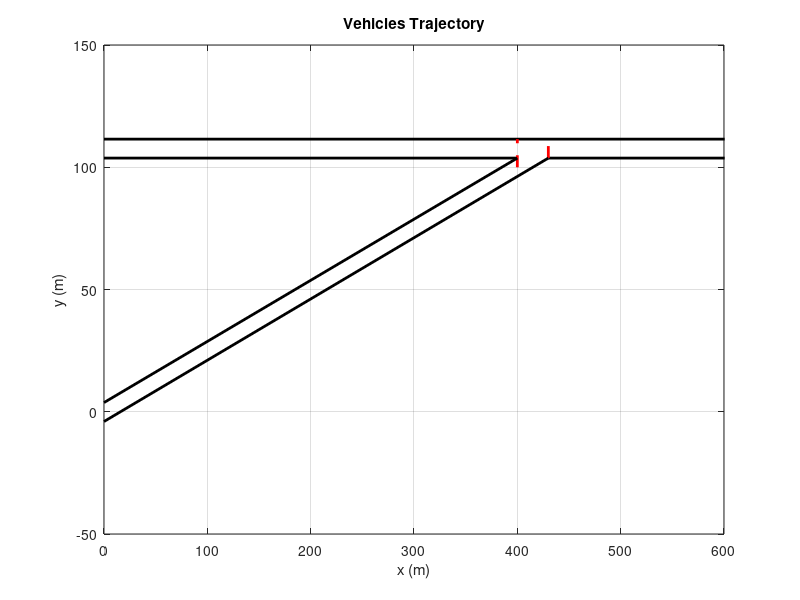

MATLAB code to generate this figure: (Note: this script raises an error after producing the figure.)
% mixed traffic scenario
% 2 CAVs and one MDV on each road
% need to add rear end collision constraint for manual vehicles
% CAVs should sense rear end collision with MDV
 %%
clear; 
clear all
close all; 
clc
% vmax_2, vmax_mr and vmax_sr, are to be used only in the case we want to
% set different thresholds for the final speed which can be used
% according to the traffic level. For now, we only allow the
% vehicles reaching the end of the control zone at v=vavg
dt=1;
vmax_2 = 13.4112; % [m/s] ==> 30 MPH
vmax_mr = 13.4112; % [m/s] ==> 30 MPH
vmax_sr = 13.4112;   
vavg_mr = 13.4112; % [m/s] ==> 30 MPH
vavg_sr = 13.4112; % 30 MPH

vmin_mr = 0; % [m/s] 
vmin_sr = 0;
vmax = 30; 

uavg = 0.3; 
cz_length = 400; % Length of the control zone [m]
iz_length = 30; % Length of the merging zone [m], or desired intervehicular distance at the end of the control zone
t_sim = 80; % Simulation time [s]
yo_mr = 107.625; % initial position on y
numel = t_sim/dt;

%% Define initial position for the vehicles on each road

%  intevehicular distance

R1_xo = {[-125 -130],[3,4]}; % 3= CAV, 4= MANUAL
R2_xo = {[ -125 -150],[3,4]};
road_1 = 'r1';
road_2 = 'r2';
s1 = struct(road_1,R1_xo);
s2 = struct(road_2,R2_xo);


% vehicles on main road
% Identify main road as 1
R1_ini(1,:)= ones(1,length(s1(1).r1));
% xo: Initial position on x
R1_ini(2,:)= s1(1).r1; % x position 
% yo: Initial position on y
R1_ini(3,:)= 107.625; 
% xf: Initial position
R1_ini(4,:)= ones(1,length(R1_xo))*cz_length;
%vo: Initial speed
R1_ini(5,:)= ones(1,length(R1_xo))*vavg_mr; % CHANGE
% vf: final speed
R1_ini(6,:)= ones(1,length(R1_xo))*vmax_mr; % CHANGE
% t2iz: Time to intersection zone at constant speed = vavg
R1_ini(7,:)= (cz_length-s1(1).r1)./R1_ini(5,:); % CHANGES
R1_ini(8,:)=s1(2).r1;


% vehicles on secondary road
R2_ini(1,:)= ones(1,length(s2(1).r2)).*2; 
% xo: Initial position on x
R2_ini(2,:)= s2(1).r2; 
% yo: Initial position on y
R2_ini(3,:)= s2(1).r2*0.25; 
% xf: final position

% Identify secundary road as 2
R2_ini(4,:)= ones(1,length(R2_xo))*(cz_length); 
% vo: Initial speed
R2_ini(5,:)= ones(1,length(R2_xo))*vavg_sr; 
% vf: final speed
R2_ini(6,:)= ones(1,length(R2_xo))*vmax_sr; 
% tf: time to reach intersection
R2_ini(7,:)= (cz_length-s2(1).r2)./R2_ini(5,:); 
R2_ini(8,:)=s2(2).r2;
% Reorganize vehicles in hierarchy according to time to reach control zone


% Concatenate matrices
R12_ini = horzcat(R1_ini, R2_ini); % Concatenate the two matrices 
R12_ini_h = sortrows(R12_ini',7)';

%               MANUAL VEHICLE - Secondary Road                 
%========================================================================
a_model=-0.05; %acceleration for manualy driven vehicle(MDV) on secondary road
% for loop to calculate MDV model values for more than one vehicle
dt=1;
%s(1,:)=R2_xo; %distance travelled
%j=1;
for i = 1:length(R12_ini_h(2,:))
    if R12_ini_h(8,i)==4 % manual vehicle
        s(i)=R12_ini_h(2,i)
        %j=j+1;
    end
end

for i=1:length(s)
    vf_model(i) = 12 + (14-12).*rand(1) % pre-defining v-final for MDV
    %vf_model(i) = 12.6808
    v1_model(i) = sqrt((vf_model(i))^2+2*a_model*s(i)); %initial velocity    
    v100_sr(i)=sqrt((v1_model(i)^2)+(2*a_model*100));  % velocity at RSU2  
    v400_sr(i)=sqrt((v1_model(i)^2)+(2*a_model*400)); % velocity while entering merging
    v430_sr(i)=sqrt((v1_model(i)^2)+(2*a_model*430)); % vel while leaving merging
    tm_sr(i)=(v400_sr(i)-v100_sr(i))/a_model;  % time while entering merging
    tme_sr(i)=(v430_sr(i)-v100_sr(i))/a_model; % time while exit merging
    t_headway(i)=tme_sr(i)-tm_sr(i) 
    v1(1,i)=v1_model(i);
end  
v2_RSU2= v100_sr;
cz_sr=400;     
cz_mr=400;
a_CAV = 0;

%% Initial conditions for each vehicle

% Vehicles on main road

% xf: Initial position
R1_ini(4,:)= ones(1,length(R1_xo))*cz_length;
%vo: Initial speed
R1_ini(5,:)= ones(1,length(R1_xo))*vavg_mr; % CHANGE
% vf: final speed
R1_ini(6,:)= ones(1,length(R1_xo))*vmax_mr; % CHANGE
% t2iz: Time to intersection zone at constant speed = vavg
R1_ini(7,:)= (cz_length-s1(1).r1)./R1_ini(5,:); % CHANGES
R1_ini(8,:)=s1(2).r1;
% Vehicles on secundary road

% Identify secundary road as 2
R2_ini(4,:)= ones(1,length(R2_xo))*(cz_length); 
% vo: Initial speed
R2_ini(5,:)= ones(1,length(R2_xo))*vavg_sr; 
% vf: final speed
R2_ini(6,:)= ones(1,length(R2_xo))*vmax_sr; 
% tf: time to reach intersection
R2_ini(7,:)= (cz_length-s2(1).r2)./R2_ini(5,:); 
R2_ini(8,:)=s2(2).r2;
% Reorganize vehicles in hierarchy according to time to reach control zone

% Concatenate matrices
R12_ini = horzcat(R1_ini, R2_ini); % Concatenate the two matrices 
R12_ini_h = sortrows(R12_ini',7)'; % Ordering by time to reach intersection zone
% R12_ini_h = sortrows(R12_ini',[2],{'descend'})';


for i3=1:length(R12_ini_h(7,:))
    if i3==1
        % Since tf=time to reach intersection zone, the time to leave
        % intersection for the first vehicle is the time it takes to cross 
        % the control zone at constant speed=vavg plus the time it takes 
        % to cross the intersection zone at constant speed = vmax
        R12_ini_h(9,i3) = R12_ini_h(4,i3)./R12_ini_h(5,i3) +(iz_length)./R12_ini_h(6,i3);
    else
        % For the rest of the vehicles it is the time to leave the
        % intersection of the previous vehicle, plus the time it takes to
        % cross the intersection zone at constant speed vmax
        R12_ini_h(9,i3) = R12_ini_h(9,i3-1)+(iz_length)./R12_ini_h(6,i3);
    end
end


%% Define initial conditions

xo=R12_ini_h(2,:); % This is still the initial position to start before the control zone
yo=R12_ini_h(3,:);
xf=R12_ini_h(4,:);
vo=R12_ini_h(5,:);
vf=R12_ini_h(6,:);
to=0.*R12_ini_h(2,:);
tf=R12_ini_h(8,:);
t2exit=R12_ini_h(8,:);
t=zeros(1,length(tf));
% State and control values for t=0
x=xo;
y=yo;
v=vo;
u=0*v;

vf_gaussian=normrnd(v1_model(1,1),1)
a_predict=(vf_gaussian^2-v1_model(1,1)^2)/(2*400); %500 is distance
v2_predict=sqrt(v1_model(1,1).^2+2*a_predict*(100)) % vel at RSU2 predicted using acclf from gaussain
tm_predict=2*(400)/(vf_gaussian+v1_model(1,1))   

vf_newpredict= 12.5; % predict one value between 12 to 14
error=v2_predict-v2_RSU2


% Loop for the simulation time
for i1=2:numel
    
    % Loop for each vehicle
    for i2=1:length(R12_ini_h(1,:))
        if R12_ini_h(1,i2)==1 % if main road
            if R12_ini_h(2,i2)== 3 % if CAV
            % Update variables before control zone 
                if x(i1-1,i2)<0

                % Update initial conditions:
                xo(i1,i2) = x(i1-1,i2); % We want xo to be constant until reaching the control zone
                xf(i1,i2) = xf(i1-1,i2); % We want xf to be constant always
                vo(i1,i2) = v(i1-1,i2); % We want vo to be constant until reaching the control zone
                vf(i1,i2) = vf(i1-1,i2); % We want vf to be constant always
                to(i1,i2) = i1-1; % We want to update to at each instant of time
                tf(i1,i2) = tm_predict; % We want tf to keep constant until we enter the control zone

                t(i1,i2)=i1*dt;
                x(i1,i2) = x(i1-1,i2)+ vo(i1,i2)*dt; 
                v(i1,i2) = vo(i1,i2);
                u(i1,i2) = 0;
                flag(i1,i2) = 0; % this flag is to detect that the minimum speed value has been reached

                if x(i1,i2)>=0
                    xo(i1,i2) = x(i1,i2);
                    to(i1,i2) = t(i1,i2);
                    vo(i1,i2) = v(i1,i2);
                end

            end

            % Update variables and control on the control zone
            if x(i1-1,i2)>=0 && x(i1-1,i2)<=400

                % Calculate control for first vehicle:
                if i2==1

                    % Update the initial conditions:
                    xo(i1,i2) = x(i1-1,i2);
                    xf(i1,i2) = xf(i1-1,i2);
                    vo(i1,i2) = v(i1-1,i2);

                    vf(i1,i2) = vf(i1-1,i2);
                    to(i1,i2) = t(i1-1,i2);
                    tf(i1,i2) = tf(i1-1,i2);

                    if tf(i1,i2)-to(i1,i2)<= 2*dt
                        a(i1,i2) = a(i1-1,i2);
                        b(i1,i2) = b(i1-1,i2);
                        c(i1,i2) = c(i1-1,i2);
                        d(i1,i2) = d(i1-1,i2);
                    else
                        [a(i1,i2),b(i1,i2),c(i1,i2),d(i1,i2)]=RTControl(to(i1,i2),tf(i1,i2),xo(i1,i2),xf(i1,i2),vo(i1,i2),vf(i1,i2));
                    end


                    % Update states and control
                    t(i1,i2)=i1*dt;
                    x(i1,i2) = a(i1,i2)*t(i1,i2)^3/6 + b(i1,i2)*t(i1,i2)^2/2 + c(i1,i2)*t(i1,i2) + d(i1,i2);
                    v(i1,i2) = a(i1,i2)*t(i1,i2)^2/2 + b(i1,i2)*t(i1,i2) + c(i1,i2);
                    u(i1,i2) = a(i1,i2)*t(i1,i2) + b(i1,i2);

                    % if the vehicle hit the lower bound on speed, don't apply 
                    % control. Update states and initial conditions:
                    if v(i1,i2)<vmin_mr

                        % Update states and control
                        x(i1,i2) = x(i1-1,i2)+ v(i1-1,i2)*dt;
                        v(i1,i2) = v(i1-1,i2);
                        u(i1,i2) = 0;
                        flag(i1,i2) = 1;

                        % Update initial conditions
                        xo(i1,i2) = x(i1-1,i2);
                        xf(i1,i2) = xf(i1-1,i2);
                        vo(i1,i2) = v(i1-1,i2);
                        vf(i1,i2) = vf(i1-1,i2);
                        to(i1,i2) = t(i1-1,i2);
                        tf(i1,i2) = tf(i1-1,i2)-0.02;                  
                    end


                else % for the rest of the vehicles

                    % Update the initial conditions
                    xo(i1,i2) = x(i1-1,i2);
                    xf(i1,i2) = xf(i1-1,i2);
                    vo(i1,i2) = v(i1-1,i2);
                    vf(i1,i2) = vf(i1-1,i2);
                    to(i1,i2) = t(i1-1,i2);
                    tf(i1,i2) = tf(i1,i2-1) + iz_length/vf(i1,i2-1);

                    % Calculate constants. If to is too close to tf, control
                    % signal will go to infinity, so, the control should be
                    % stopped if the difference between the two is less than 3 seconds
                    if tf(i1,i2)-to(i1,i2)<= 2
                        a(i1,i2) = a(i1-1,i2);
                        b(i1,i2) = b(i1-1,i2);
                        c(i1,i2) = c(i1-1,i2);
                        d(i1,i2) = d(i1-1,i2);
                    else
                        [a(i1,i2),b(i1,i2),c(i1,i2),d(i1,i2)]=RTControl(to(i1,i2),tf(i1,i2),xo(i1,i2),xf(i1,i2),vo(i1,i2),vf(i1,i2));
                    end
                    % Update states and control
                    t(i1,i2)=i1*dt;
                    x(i1,i2) = a(i1,i2)*t(i1,i2)^3/6 + b(i1,i2)*t(i1,i2)^2/2 + c(i1,i2)*t(i1,i2) + d(i1,i2);
                    v(i1,i2) = a(i1,i2)*t(i1,i2)^2/2 + b(i1,i2)*t(i1,i2) + c(i1,i2);
                    u(i1,i2) = a(i1,i2)*t(i1,i2) + b(i1,i2);

                    if tf(i1,i2)-to(i1,i2)<= 2 && (v(i1,i2)> vf(1,i2) || v(i1,i2)< vf(1,i2))
                        v(i1,i2) = vf(1,i2);
                        u(i1,i2) = 0;
                        x(i1,i2) = x(i1-1,i2) + vf(1,i2)*dt;
                    end
                    % if the vehicle hit the lower bound on speed, don't apply 
                    % control. Update states and initial conditions
                    if v(i1,i2)<vmin_mr 

                        % Update states and control
                        x(i1,i2) = x(i1-1,i2)+ v(i1-1,i2)*dt; % delta t = 1
                        v(i1,i2) = v(i1-1,i2);
                        u(i1,i2) = 0;
                        flag(i1,i2) = 1;

                        % Update initial conditions
                        xo(i1,i2) = x(i1-1,i2);
                        xf(i1,i2) = xf(i1-1,i2);
                        vo(i1,i2) = v(i1-1,i2);
                        vf(i1,i2) = vf(i1-1,i2);
                        to(i1,i2) = t(i1-1,i2);
                        tf(i1,i2) = tf(i1,i2-1) + iz_length/vf(i1,i2-1)-0.02;                    
                    end

                end

            end

            % Update variables after control zone 
            if x(i1-1,i2)>400

                % Update initial conditions:
                xf(i1,i2) = xf(i1-1,i2); % We want xf to be constant always
                vf(i1,i2) = vf(i1-1,i2); % We want vf to be constant always
                to(i1,i2) = to(i1-1,i2); % We want to=0 always
                tf(i1,i2) = tf(i1-1,i2); % We want tf to keep constant until we enter the control zone

                % Update states
                t(i1,i2)=i1*dt;
                x(i1,i2) = x(i1-1,i2)+ vf(i1,i2)*dt;
                v(i1,i2) = vf(i1,i2);
                u(i1,i2) = 0;
            end

            if x(i1,i2)<430 && R12_ini_h(1,i2)==2
                y(i1,i2)=x(i1,i2)*0.25;
            else
                y(i1,i2)=107.625;
            end
        end
        if R12_ini_h(2,i2)== 4 % if MDV  ------------------------------------
            if x(i1-1,i2)<0            
            % Update initial conditions:
                xo(i1,i2) = x(i1-1,i2); % We want xo to be constant until reaching the control zone
                xf(i1,i2) = xf(i1-1,i2); % We want xf to be constant always
                vo(i1,i2) = v(i1-1,i2); 
                vf(i1,i2) = vf(i1-1,i2); 
                to(i1,i2) = i1-1; % We want to update to at each instant of time
                tf(i1,i2) = tf(i1-1,i2); % We want tf to keep constant until we enter the control zone

                t(i1,i2)=i1*dt;
                x(i1,i2) = x(i1-1,i2)+ vo(i1,i2)*dt; 
                v(i1,i2) = vo(i1,i2);
                u(i1,i2) =-0.05;
                flag(i1,i2) = 0; % this flag is to detect that the minimum speed value has been reached
                % rear end collision constraint ---------------
                Ssafe = 10;
                if(i2~=1)
                    if x(i1,i2)-x(i1,i2-1)<Ssafe 
                        v(i1,i2)=v(i1,i2-1)-2;
                    end
                end
                    
                if x(i1,i2)>=0
                    xo(i1,i2) = x(i1,i2);
                    to(i1,i2) = t(i1,i2);
                    vo(i1,i2) = v(i1,i2);
                end

            end

            % Update variables and control on the control zone
            if x(i1-1,i2)>=0 && x(i1-1,i2)<=430

                % Calculate control for first vehicle:
                if i2==1

                    % Update the initial conditions:
                    xo(i1,i2) = x(i1-1,i2);
                    xf(i1,i2) = xf(i1-1,i2); 
                    vo(i1,i2) = v(i1-1,i2);

                    % vmf(i1,i2) = vmf(i1-1,i2);% CHECK THIS
                    %vmf(i1,i2) = 12.7631; % from distribution
                    vf(i1,i2) = vf_model(1,i2);
                    to(i1,i2) = t(i1-1,i2);
                    tf(i1,i2) = tf(i1-1,i2); 

                    % Update states and control
                    t(i1,i2)=i1*dt;
                    u(i1,i2) = -0.05;
                    v(i1,i2) = sqrt((vf(i1,i2)).^2-(2*u(i1,i2)*(430-xo(i1,i2))));
                    x(i1,i2) = xo(i1,i2)+v(i1,i2)*dt+(0.5*u(i1,i2)*dt^2);

                else % for rest of the vehicles
                    % Update the initial conditions
                    xo(i1,i2) = x(i1-1,i2);
                    xf(i1,i2) = xf(i1-1,i2); 
                    vo(i1,i2) = v(i1-1,i2);

                    vf(i1,i2) = vf_model(1,i2); % from distribution
                    to(i1,i2) = t(i1-1,i2);
                    tf(i1,i2) = tf(i1,i2-1)+ iz_length/vf(i1,i2-1);

                    % Calculate constants. If to is too close to tf, control
                    % signal will go to infinity, so, the control should be
                    % stopped if the difference between the two is less than 3 seconds

                    % Update states and control
                    t(i1,i2)=i1*dt;
                    u(i1,i2) = -0.05;
                    v(i1,i2) = sqrt((vf(i1,i2)).^2-(2*u(i1,i2)*(430-xo(i1,i2))));
                    x(i1,i2) = xo(i1,i2)+v(i1,i2)*dt+(0.5*u(i1,i2)*dt^2);    
            % rear end collision constraint ---------------
                    Ssafe = 10;
                    if(i2~=1)
                        if x(i1,i2)-x(i1,i2-1)<Ssafe 
                            v(i1,i2)=v(i1,i2-1)-2;
                        end
                    end
               end

            end
            % Update variables after control zone 
            if x(i1-1,i2)>430
                % Update initial conditions:
                xf(i1,i2) = xf(i1-1,i2); % We want xf to be constant always
                vf(i1,i2) = vf(i1-1,i2); % CHECK THIS GIVE some value
                to(i1,i2) = to(i1-1,i2); % We want to=0 always
                tf(i1,i2) = tf(i1-1,i2); % We want tf to keep constant until we enter the control zone

                % Update states
                t(i1,i2)=i1*dt;
                x(i1,i2) = x(i1-1,i2)+ vf(i1,i2)*dt;
                v(i1,i2) = vf(i1,i2);
                u(i1,i2) = -0.05;
            end
            
          % rear end collision constraint ---------------
                Ssafe =10;
                if(i2~=1)
                    if x(i1,i2)-x(i1,i2-1)<Ssafe 
                        v(i1,i2)=v(i1,i2-1)-2;
                    end
                end
            if x(i1,i2)<430 && R12_ini_h(1,i2)==2
                y(i1,i2)=x(i1,i2)*0.25;
            else
                y(i1,i2)=107.625;
            end       
            
        end % for loop of MDV or CAV
        end % for the if loop of main road
    end
end

% Loop for the simulation time
for i1=2:numel
    
    % Loop for each vehicle
    for i2=1:length(R12_ini_h(1,:))

        if R12_ini_h(1,i2)==2 % if secondary road
            if R12_ini_h(2,i2)== 3 % if CAV
            % Update variables before control zone 
                if x(i1-1,i2)<0

                % Update initial conditions:
                xo(i1,i2) = x(i1-1,i2); % We want xo to be constant until reaching the control zone
                xf(i1,i2) = xf(i1-1,i2); % We want xf to be constant always
                vo(i1,i2) = v(i1-1,i2); % We want vo to be constant until reaching the control zone
                vf(i1,i2) = vf(i1-1,i2); % We want vf to be constant always
                to(i1,i2) = i1-1; % We want to update to at each instant of time
                tf(i1,i2) = tm_predict; % We want tf to keep constant until we enter the control zone

                t(i1,i2)=i1*dt;
                x(i1,i2) = x(i1-1,i2)+ vo(i1,i2)*dt; 
                v(i1,i2) = vo(i1,i2);
                u(i1,i2) = 0;
                flag(i1,i2) = 0; % this flag is to detect that the minimum speed value has been reached

                if x(i1,i2)>=0
                    xo(i1,i2) = x(i1,i2);
                    to(i1,i2) = t(i1,i2);
                    vo(i1,i2) = v(i1,i2);
                end

            end

            % Update variables and control on the control zone
            if x(i1-1,i2)>=0 && x(i1-1,i2)<=400

                % Calculate control for first vehicle:
                if i2==1

                    % Update the initial conditions:
                    xo(i1,i2) = x(i1-1,i2);
                    xf(i1,i2) = xf(i1-1,i2);
                    vo(i1,i2) = v(i1-1,i2);

                    vf(i1,i2) = vf(i1-1,i2);
                    to(i1,i2) = t(i1-1,i2);
                    tf(i1,i2) = tf(i1-1,i2);

                    if tf(i1,i2)-to(i1,i2)<= 2*dt
                        a(i1,i2) = a(i1-1,i2);
                        b(i1,i2) = b(i1-1,i2);
                        c(i1,i2) = c(i1-1,i2);
                        d(i1,i2) = d(i1-1,i2);
                    else
                        [a(i1,i2),b(i1,i2),c(i1,i2),d(i1,i2)]=RTControl(to(i1,i2),tf(i1,i2),xo(i1,i2),xf(i1,i2),vo(i1,i2),vf(i1,i2));
                    end


                    % Update states and control
                    t(i1,i2)=i1*dt;
                    x(i1,i2) = a(i1,i2)*t(i1,i2)^3/6 + b(i1,i2)*t(i1,i2)^2/2 + c(i1,i2)*t(i1,i2) + d(i1,i2);
                    v(i1,i2) = a(i1,i2)*t(i1,i2)^2/2 + b(i1,i2)*t(i1,i2) + c(i1,i2);
                    u(i1,i2) = a(i1,i2)*t(i1,i2) + b(i1,i2);

                    % if the vehicle hit the lower bound on speed, don't apply 
                    % control. Update states and initial conditions:
                    if v(i1,i2)<vmin_mr

                        % Update states and control
                        x(i1,i2) = x(i1-1,i2)+ v(i1-1,i2)*dt;
                        v(i1,i2) = v(i1-1,i2);
                        u(i1,i2) = 0;
                        flag(i1,i2) = 1;

                        % Update initial conditions
                        xo(i1,i2) = x(i1-1,i2);
                        xf(i1,i2) = xf(i1-1,i2);
                        vo(i1,i2) = v(i1-1,i2);
                        vf(i1,i2) = vf(i1-1,i2);
                        to(i1,i2) = t(i1-1,i2);
                        tf(i1,i2) = tf(i1-1,i2)-0.02;                  
                    end


                else % for the rest of the vehicles

                    % Update the initial conditions
                    xo(i1,i2) = x(i1-1,i2);
                    xf(i1,i2) = xf(i1-1,i2);
                    vo(i1,i2) = v(i1-1,i2);
                    vf(i1,i2) = vf(i1-1,i2);
                    to(i1,i2) = t(i1-1,i2);
                    tf(i1,i2) = tf(i1,i2-1) + iz_length/vf(i1,i2-1);

                    % Calculate constants. If to is too close to tf, control
                    % signal will go to infinity, so, the control should be
                    % stopped if the difference between the two is less than 3 seconds
                    if tf(i1,i2)-to(i1,i2)<= 2
                        a(i1,i2) = a(i1-1,i2);
                        b(i1,i2) = b(i1-1,i2);
                        c(i1,i2) = c(i1-1,i2);
                        d(i1,i2) = d(i1-1,i2);
                    else
                        [a(i1,i2),b(i1,i2),c(i1,i2),d(i1,i2)]=RTControl(to(i1,i2),tf(i1,i2),xo(i1,i2),xf(i1,i2),vo(i1,i2),vf(i1,i2));
                    end
                    % Update states and control
                    t(i1,i2)=i1*dt;
                    x(i1,i2) = a(i1,i2)*t(i1,i2)^3/6 + b(i1,i2)*t(i1,i2)^2/2 + c(i1,i2)*t(i1,i2) + d(i1,i2);
                    v(i1,i2) = a(i1,i2)*t(i1,i2)^2/2 + b(i1,i2)*t(i1,i2) + c(i1,i2);
                    u(i1,i2) = a(i1,i2)*t(i1,i2) + b(i1,i2);

                    if tf(i1,i2)-to(i1,i2)<= 2 && (v(i1,i2)> vf(1,i2) || v(i1,i2)< vf(1,i2))
                        v(i1,i2) = vf(1,i2);
                        u(i1,i2) = 0;
                        x(i1,i2) = x(i1-1,i2) + vf(1,i2)*dt;
                    end
                    % if the vehicle hit the lower bound on speed, don't apply 
                    % control. Update states and initial conditions
                    if v(i1,i2)<vmin_mr 

                        % Update states and control
                        x(i1,i2) = x(i1-1,i2)+ v(i1-1,i2)*dt; % delta t = 1
                        v(i1,i2) = v(i1-1,i2);
                        u(i1,i2) = 0;
                        flag(i1,i2) = 1;

                        % Update initial conditions
                        xo(i1,i2) = x(i1-1,i2);
                        xf(i1,i2) = xf(i1-1,i2);
                        vo(i1,i2) = v(i1-1,i2);
                        vf(i1,i2) = vf(i1-1,i2);
                        to(i1,i2) = t(i1-1,i2);
                        tf(i1,i2) = tf(i1,i2-1) + iz_length/vf(i1,i2-1)-0.02;                    
                    end

                end

            end

            % Update variables after control zone 
            if x(i1-1,i2)>400

                % Update initial conditions:
                xf(i1,i2) = xf(i1-1,i2); % We want xf to be constant always
                vf(i1,i2) = vf(i1-1,i2); % We want vf to be constant always
                to(i1,i2) = to(i1-1,i2); % We want to=0 always
                tf(i1,i2) = tf(i1-1,i2); % We want tf to keep constant until we enter the control zone

                % Update states
                t(i1,i2)=i1*dt;
                x(i1,i2) = x(i1-1,i2)+ vf(i1,i2)*dt;
                v(i1,i2) = vf(i1,i2);
                u(i1,i2) = 0;
            end

            if x(i1,i2)<430 && R12_ini_h(1,i2)==2
                y(i1,i2)=x(i1,i2)*0.25;
            else
                y(i1,i2)=107.625;
            end
    end
        if R12_ini_h(2,i2)== 4% if MDV  ------------------------------------
            if x(i1-1,i2)<0            
            % Update initial conditions:
                xo(i1,i2) = x(i1-1,i2); % We want xo to be constant until reaching the control zone
                xf(i1,i2) = xf(i1-1,i2); % We want xf to be constant always
                vo(i1,i2) = v(i1-1,i2); 
                vf(i1,i2) = vf(i1-1,i2); 
                to(i1,i2) = i1-1; % We want to update to at each instant of time
                tf(i1,i2) = tf(i1-1,i2); % We want tf to keep constant until we enter the control zone

                t(i1,i2)=i1*dt;
                x(i1,i2) = x(i1-1,i2)+ vo(i1,i2)*dt; 
                v(i1,i2) = vo(i1,i2);
                u(i1,i2) =-0.05;
                flag(i1,i2) = 0; % this flag is to detect that the minimum speed value has been reached
                % rear end collision constraint ---------------
                Ssafe = 10;
                if(i2~=1)
                    if x(i1,i2)-x(i1,i2-1)<Ssafe 
                        v(i1,i2)=v(i1,i2-1)-2;
                    end
                end
                    
                if x(i1,i2)>=0
                    xo(i1,i2) = x(i1,i2);
                    to(i1,i2) = t(i1,i2);
                    vo(i1,i2) = v(i1,i2);
                end

            end

            % Update variables and control on the control zone
            if x(i1-1,i2)>=0 && x(i1-1,i2)<=430

                % Calculate control for first vehicle:
                if i2==1

                    % Update the initial conditions:
                    xo(i1,i2) = x(i1-1,i2);
                    xf(i1,i2) = xf(i1-1,i2); 
                    vo(i1,i2) = v(i1-1,i2);

                    % vmf(i1,i2) = vmf(i1-1,i2);% CHECK THIS
                    %vmf(i1,i2) = 12.7631; % from distribution
                    vf(i1,i2) = vf_model(1,i2);
                    to(i1,i2) = t(i1-1,i2);
                    tf(i1,i2) = tf(i1-1,i2); 

                    % Update states and control
                    t(i1,i2)=i1*dt;
                    u(i1,i2) = -0.05;
                    v(i1,i2) = sqrt((vf(i1,i2)).^2-(2*u(i1,i2)*(430-xo(i1,i2))));
                    x(i1,i2) = xo(i1,i2)+v(i1,i2)*dt+(0.5*u(i1,i2)*dt^2);

                else % for rest of the vehicles
                    % Update the initial conditions
                    xo(i1,i2) = x(i1-1,i2);
                    xf(i1,i2) = xf(i1-1,i2); 
                    vo(i1,i2) = v(i1-1,i2);

                    vf(i1,i2) = vf_model(1,i2); % from distribution
                    to(i1,i2) = t(i1-1,i2);
                    tf(i1,i2) = tf(i1,i2-1)+ iz_length/vf(i1,i2-1);

                    % Calculate constants. If to is too close to tf, control
                    % signal will go to infinity, so, the control should be
                    % stopped if the difference between the two is less than 3 seconds

                    % Update states and control
                    t(i1,i2)=i1*dt;
                    u(i1,i2) = -0.05;
                    v(i1,i2) = sqrt((vf(i1,i2)).^2-(2*u(i1,i2)*(430-xo(i1,i2))));
                    x(i1,i2) = xo(i1,i2)+v(i1,i2)*dt+(0.5*u(i1,i2)*dt^2);    
            % rear end collision constraint ---------------
                    Ssafe = 10;
                    if(i2~=1)
                        if x(i1,i2)-x(i1,i2-1)<Ssafe 
                            v(i1,i2)=v(i1,i2-1)-2;
                        end
                    end
               end

            end
            % Update variables after control zone 
            if x(i1-1,i2)>430
                % Update initial conditions:
                xf(i1,i2) = xf(i1-1,i2); % We want xf to be constant always
                vf(i1,i2) = vf(i1-1,i2); % CHECK THIS GIVE some value
                to(i1,i2) = to(i1-1,i2); % We want to=0 always
                tf(i1,i2) = tf(i1-1,i2); % We want tf to keep constant until we enter the control zone

                % Update states
                t(i1,i2)=i1*dt;
                x(i1,i2) = x(i1-1,i2)+ vf(i1,i2)*dt;
                v(i1,i2) = vf(i1,i2);
                u(i1,i2) = -0.05;
            end
            
          % rear end collision constraint ---------------
                Ssafe =10;
                if(i2~=1)
                    if x(i1,i2)-x(i1,i2-1)<Ssafe 
                        v(i1,i2)=v(i1,i2-1)-2;
                    end
                end
            if x(i1,i2)<430 && R12_ini_h(1,i2)==2
                y(i1,i2)=x(i1,i2)*0.25;
            else
                y(i1,i2)=107.625;
            end       
            
        end % for loop of MDV or CAV
        end % for if loop of seconsdary road
    end % for loop of vehicles
end % end for for loop of time

% we have x for main road, xm for secondary road
%% Show animation
i4=find(R12_ini_h(1,:)==2); % Identifies secondary road
i5=find(R12_ini_h(1,:)==1); % Identifies main road

for n=1:t_sim
    j=1;
    for k=1:length(i4)
        if R12_ini_h(8,i4(k)) == 3 && R12_ini_h(1,i4(k))==2
            % it is CAV and on secondary road
            x1(n)= x(n,i4(k)); % Secondary road
            y1(n)= y(n,i4(k));
            u1(n)= u(n,i4(k));
            v1(n)= v(n,i4(k));
            plot(x1(n),y1(n),'ob','MarkerSize',5, 'MarkerFaceColor','b' );
            hold on;
        end
        if(R12_ini_h(8,i4(k)) == 4 && R12_ini_h(1,i4(k))==2)
            % it is MDV and on secondary road
            x2(n)= x(n,i4(k)); % Secondary road
            y2(n)= y(n,i4(k));
            u2(n)= u(n,i4(k));
            v2(n)= v(n,i4(k));          
            plot(x2(n),y2(n),'or','MarkerSize',5, 'MarkerFaceColor','r' );
             hold on;
        end

        if R12_ini_h(8,i5(j)) == 3 && R12_ini_h(1,i5(j))==1 && j<=length(i5)
            % it is CAV and on main road
            x3(n)= x(n,i5(j)); % main road
            y3(n)= y(n,i5(j));
            u3(n)= u(n,i5(j));
            v3(n)= v(n,i5(j));
            plot(x3(n),y3(n),'ob','MarkerSize',5, 'MarkerFaceColor','b' );
            hold on
        end
        if(R12_ini_h(8,i5(j)) == 4 && R12_ini_h(1,i5(j))==1) && j<=length(i5)
            % it is MDV an on main road
            x4(n)=x(n,i5(j)); % Main road
            y4(n)=y(n,i5(j));      
            u4(n)= u(n,i5(j));
            v4(n)= v(n,i5(j));
            plot(x4(n),y4(n),'or','MarkerSize',5,  'MarkerFaceColor','r');
            hold off
        end
        j=j+1;
    end
   
    axis([0,600,-50,150]);
    xlabel('x (m)');
    ylabel('y (m)');
    line([0 700],[111.5 111.5],'color','k','LineWidth',2)
    line([0 400],[103.75 103.75],'color','k','LineWidth',2)
    line([430 700],[103.75 103.75],'color','k','LineWidth',2)
    line([400 400],[100 111.5],'color','r','LineWidth',2,'LineStyle','--')
    line([430 430],[103.75 111.5],'color','r','LineWidth',2,'LineStyle','--')
    
    line([0 400],[3.75 103.75],'color','k','LineWidth',2)
    line([0 430],[-4 103.75],'color','k','LineWidth',2)
    grid on
    title('Vehicles Trajectory');
    drawnow
    pause(0.25)
    M(n)=getframe;
end
% Display results as animation
figure
axes('Position',[0 0 1500 1500])
movie(M,1)

myVideo= VideoWriter('MergingRoads_Coordinated_DS.avi');
myVideo.FrameRate = 5;  % Default 30
myVideo.Quality = 90;    % Default 75
open(myVideo);
writeVideo(myVideo, M);
close(myVideo);
